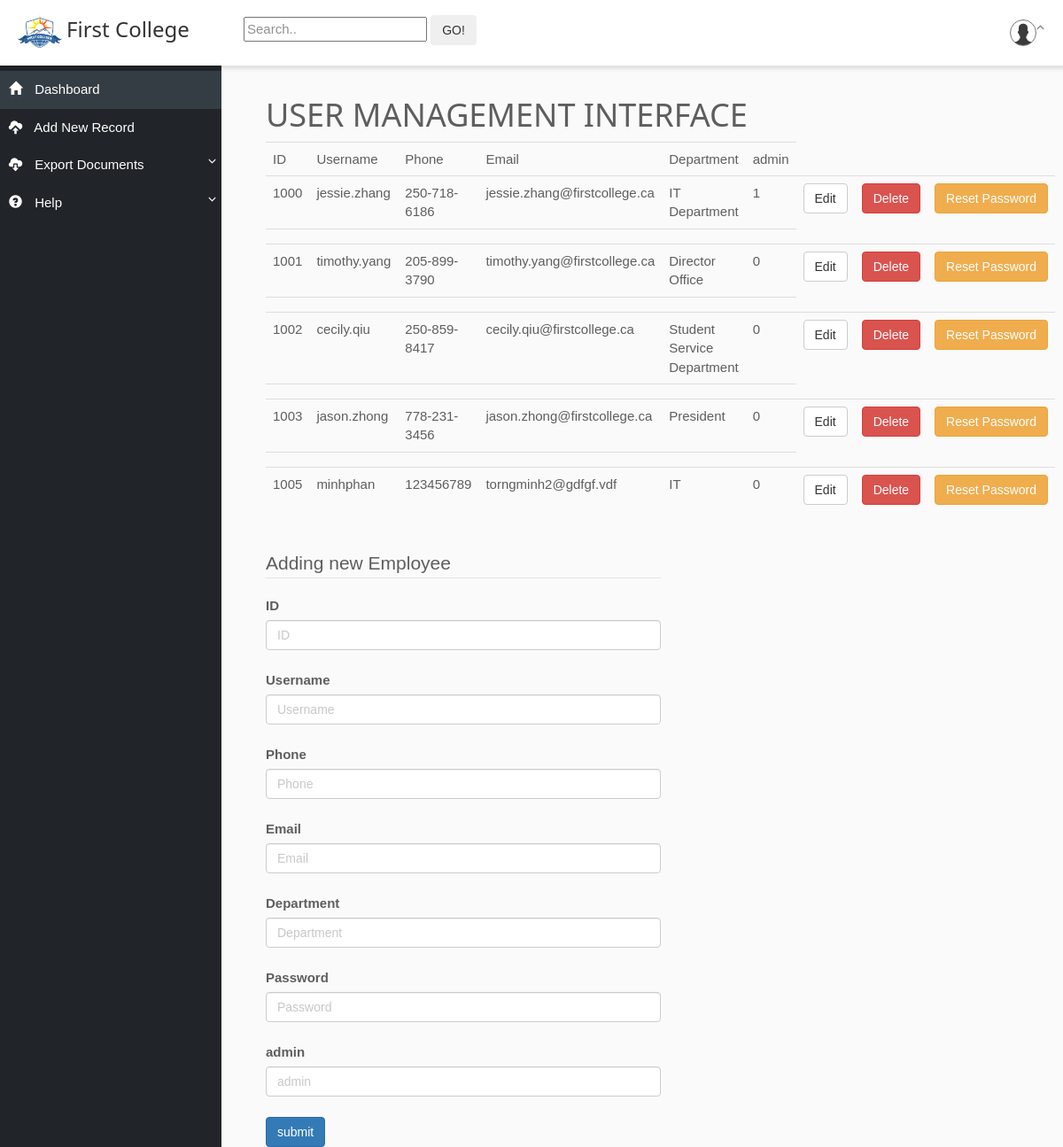
Page /?action=v_user_manage (signed in) on the committed database.
### tables this page shows
CREATE TABLE Employees
(
    ID         INT PRIMARY KEY,
    Username   VARCHAR(50),
    Phone      VARCHAR(15),
    Email      VARCHAR(50),
    Department VARCHAR(50),
    Password   VARCHAR(100),
    admin      INT
);

### index.php (called while the page is built, shortened)
<?php
include "libs.php";
if (isset($_POST['action'])) {
    $action = $_POST['action'];
} else if (isset($_GET['action'])) {
    $action = $_GET['action'];
} else {
    $action = 'v_login';
}
$conf = require "src/config.php";
$dbConnect = "mysql:host=". $conf['db_host'] . ";dbname=" . $conf['db_name'] . ";charset=" . $conf['db_charset'];
$dbUsername = $conf['db_username'];
$dbPassword = $conf['db_password'];
$pdo = new PDO($dbConnect, $dbUsername, $dbPassword, $conf['db_options']);
$database = new Database($pdo);
$model = new Model($database);
$controller = new Controller();
require $controller->index($action, $model);

### Views/View.php (the view, shortened to what this page needs)
<?php
class View
{
    public function display_form($id = "", $class = "",$fieldSet,$action = "", $method = "", $data)
    {
        echo "<form class='$class' id='$id' method='$method' action='?action=$action'>";
        echo "<filedset>";
        echo "<legend>$fieldSet</legend>";
        foreach ($data as $k => $v) {
            echo "<label>$k</label>";
            if (strpos($v, 'int') !== false) {
                $type = 'number';
            } else if (strpos($v, 'date') !== false) {
                $type = 'date';
            } else if ($k == 'Password') {
                $type = 'password';
            } else if ($k == 'Email') {
                $type = 'email';
            } else {
                $type = 'text';
            }
            echo "<input class='form-control' type='$type' name = '$k' placeholder='$k' required='required'><br>";
        }
        echo "<input class='btn btn-primary' type='submit' name='submit' value='submit'>";
        echo "</filedset>";
        echo "</form>";
    }
    public function show_table_with_manage_functions($id = "", $class = "", $actionForEdit, $actionForDelete,
                                                     $actionForReset, $data)
    {
        $count = 0;
        echo "<table id='$id' class='$class'>";
        foreach ($data as $d) {
            echo "<tr>";
            foreach ($d as $key => $vals) {
                if ($count < count($d)) {
                    echo "<td>$key</td>";
                } else {
                    echo "<td></td>";
                }
                $count += 1;
            }
            echo "</tr><tr>";
            foreach ($d as $key => $vals) {
                echo "<td>$vals</td>";
            }
            echo "<td>";
            echo "<form action='?action=$actionForEdit' method='POST'>";
            echo " <input class='btn btn-default' type='submit' name='edit_user_info' value='Edit'>";
            echo "</form>";
            echo "</td>";
            echo "<td>";
            echo "<form action='?action=$actionForDelete' method='POST'>";
            echo " <input class='btn btn-danger' type='submit' name='delete_user' value='Delete'>";
            echo "</form>";
            echo "</td>";
            echo "<td>";
            echo "<form action='?action=$actionForReset' method='POST'>";
            echo " <input class='btn btn-warning' type='submit' name='reset_password' value='Reset Password'>";
            echo "</form>";
            echo "</td>";
            echo "</tr>";
        }
        echo "</table><br>";
    }
}

### Views/v_masterPage_header.php (shortened to what this page needs)
<!DOCTYPE html>
<html xmlns="http://www.w3.org/1999/xhtml">
<head>
    <link rel="stylesheet" href="css/css_reset.css"/>
    <link rel="stylesheet" href="css/bootstrap.min.css"/>
    <link rel="stylesheet" href="css/master_page.css"/>
    <link rel="stylesheet" href="css/w3.css"/>
</head>
<body>
<nav class="navbar navbar-default">
    <div class="container-fluid">
        <div class="navbar-header" style="width: 250px;">
            <div style="float: left; width: 84%">
                <h3>
                    <a href="?action=v_home">
                        <img src="images/logo.png" width="60" style="padding: 0 5px 0 5px;"/>First College
                    </a>
                </h3>
            </div>
        </div>
        <div class="collapse navbar-collapse" id="navbarCollapse">
            <div style="float: left; padding: 10px;">
                <input type="text" placeholder="Search..">
                <button type="button" class="btn btn-light">GO!</button>
            </div>
            <ul class="nav navbar-nav navbar-right">
                <li class="dropdown top-menu-item">
                    <a href="#" class="dropdown-toggle profile waves-effect waves-light" data-toggle="dropdown"
                       aria-expanded="true" style="background: #ffffff;">
                        <img id="userimg" src="images/default.png" alt="user-img" class="img-circle" width="30"
                             style="border: 1px solid"/>
                    </a>
                </li>
            </ul>
        </div>
    </div>
</nav>

### Views/v_masterPage_sidebar.php (shortened to what this page needs)
<div class="wrapper">
    <nav id="sidebar">
        <ul class="list-unstyled components">
            <li class="active">
                <a href="?action=v_home">
                    <i class="glyphicon glyphicon-home"></i>
                    Dashboard
                </a>
            </li>
            <li>
                <a href="?action=v_add_new_record">
                    <i class="glyphicon glyphicon-cloud-upload"></i>
                    Add New Record
                </a>
            </li>
            <li>
                <a href="#exportSubmenu" data-toggle="collapse" aria-expanded="false">
                    <i class="glyphicon glyphicon-cloud-download"></i>
                    Export Documents
                </a>
            </li>
            <li>
                <a href="#helpSubmenu" data-toggle="collapse" aria-expanded="false">
                    <i class="glyphicon glyphicon-question-sign"></i>
                    Help
                </a>
            </li>
        </ul>
    </nav>

### Views/v_user_manage.php (shortened to what this page needs)
<?php
include "v_masterPage_header.php";
?>
<?php
include "v_masterPage_sidebar.php";
?>
<div id="mainContent">
    <h1>USER MANAGEMENT INTERFACE</h1>
    <?php
    $unsetCols = ['Password'];
    $loadTable = $model->select_displayed_data("employees",$unsetCols);
    $view->show_table_with_manage_functions("", "table", "v_edit_user", "c_delete_user", "c_reset_pass", $loadTable);
    ?>
    <?php
    $addInfo = $model->get_type("employees");
    $view->display_form("formAddUser", " form form_add_user", "Adding new Employee", "c_add_user", "POST", $addInfo);
    ?>
</div>

### css/master_page.css (style rules this page uses)
body { font-family: 'Poppins', sans-serif; background: #fafafa; }
a, a:hover, a:focus { color: inherit; text-decoration: none; transition: all 0.3s; }
.navbar { padding: 7px 0px; background: #fff; border: none; border-radius: 0; box-shadow: 1px 1px 4px 3px rgba(0, 0, 0, 0.1); position:fixed; top:0; right:0; margin-right:0; width:100%; z-index:1000; }
i, span { display: inline-block; }
.wrapper { display: flex; align-items: stretch; }
#sidebar { min-width: 250px; max-width: 250px; height: auto; background: #212529; color: #fff; transition: all 0.3s; }
#sidebar ul li a { text-align: left; }
#sidebar ul.components { position: fixed; min-width: 250px; max-width: 250px; padding: 20px 0; border-bottom: 0px solid #47748b; }
#sidebar ul li a { padding: 10px; font-size: 1.0em; display: block; }
#sidebar ul li a i { margin-right: 10px; }
#sidebar ul li.active > a, a[aria-expanded="true"] { color: #fff; background: #353d44; }
a[data-toggle="collapse"] { position: relative; }
a[aria-expanded="false"]::before, a[aria-expanded="true"]::before { content: '\e259'; display: block; position: absolute; right: 6px; font-family: 'Glyphicons Halflings'; font-size: 0.6em; }
a[aria-expanded="true"]::before { content: '\e260'; }
#mainContent { margin-top:50px; margin-left:50px; padding: 50px 15px 0px 0px; min-height: 100vh; transition: all 0.3s; width:100%; color:#5f5e5e; }
.form { width: 50%; }

### css/w3.css (style rules this page uses)
*,*:before,*:after { box-sizing:inherit }
html { -ms-text-size-adjust:100%;-webkit-text-size-adjust:100% }
body { margin:0 }
article,aside,details,figcaption,figure,footer,header,main,menu,nav,section,summary { display:block }
a { background-color:transparent;-webkit-text-decoration-skip:objects }
img { border-style:none }
button,input,select,textarea { font:inherit;margin:0 }
button,input { overflow:visible }
button,select { text-transform:none }
button,html [type=button],[type=reset],[type=submit] { -webkit-appearance:button }
legend { color:inherit;display:table;max-width:100%;padding:0;white-space:normal }
html,body { font-family:Verdana,sans-serif;font-size:15px;line-height:1.5 }
html { overflow-x:hidden }
h1 { font-size:36px }
h3 { font-size:24px }
h1,h2,h3,h4,h5,h6 { font-family:"Segoe UI",Arial,sans-serif;font-weight:400;margin:10px 0 }
img { vertical-align:middle }
a { color:inherit }

### rows in the picture
employees: key "ID", key "Username", key "Phone", key "Email", key "Department", key "admin", ID "1000", Username "jessie.zhang", Phone "250-718-6186", Email "jessie.zhang@firstcollege.ca", Department "IT Department", admin "1"
employees: ID "1001", Username "timothy.yang", Phone "205-899-3790", Email "timothy.yang@firstcollege.ca", Department "Director Office", admin "0"
employees: ID "1002", Username "cecily.qiu", Phone "250-859-8417", Email "cecily.qiu@firstcollege.ca", Department "Student Service Department", admin "0"
employees: ID "1003", Username "jason.zhong", Phone "778-231-3456", Email "jason.zhong@firstcollege.ca", Department "President", admin "0"
employees: ID "1005", Username "minhphan", Phone "123456789", Email "torngminh2@gdfgf.vdf", Department "IT", admin "0"

### other values in the picture
$fieldSet "Adding new Employee"
$k "ID"
$k "Username"
$k "Phone"
$k "Email"
$k "Department"
$k "Password"
$k "admin"
